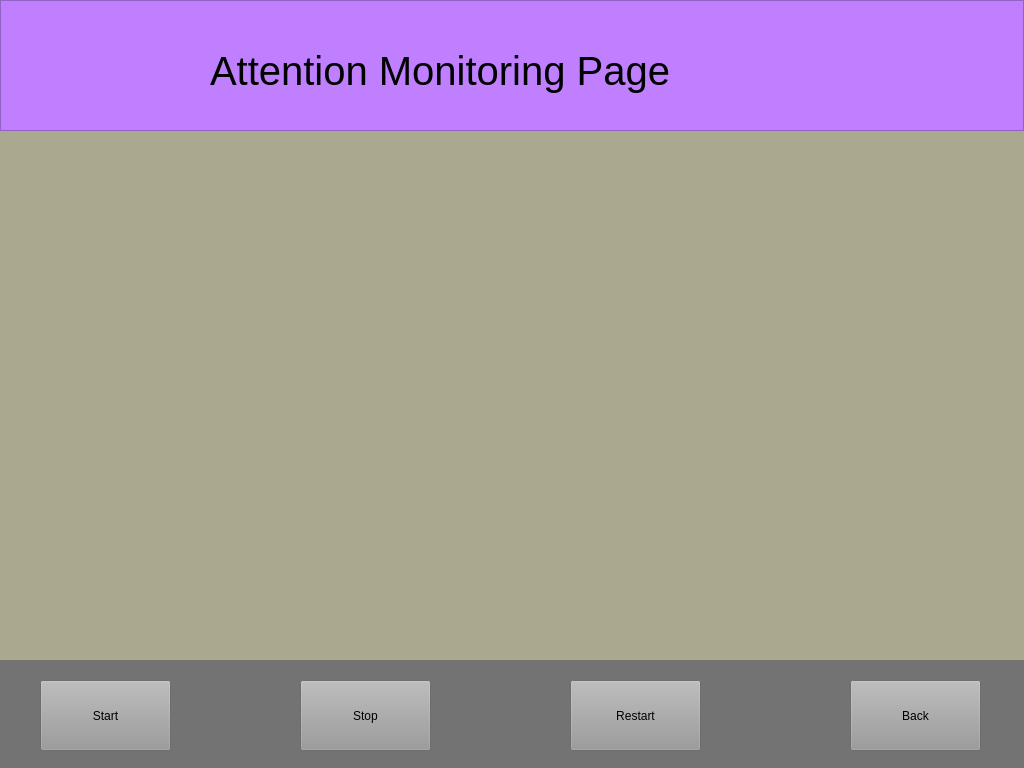
<?xml version="1.0" encoding="UTF-8"?>
<ui version="4.0">
 <class>dr_monitor</class>
 <widget class="QWidget" name="dr_monitor">
  <property name="geometry">
   <rect>
    <x>0</x>
    <y>0</y>
    <width>1024</width>
    <height>768</height>
   </rect>
  </property>
  <property name="windowTitle">
   <string>Form</string>
  </property>
  <property name="styleSheet">
   <string notr="true">background-color: rgb(170, 169, 143);</string>
  </property>
  <widget class="QwtPlot" name="qwtPlot">
   <property name="geometry">
    <rect>
     <x>30</x>
     <y>160</y>
     <width>971</width>
     <height>471</height>
    </rect>
   </property>
  </widget>
  <widget class="QFrame" name="frame">
   <property name="geometry">
    <rect>
     <x>0</x>
     <y>0</y>
     <width>1024</width>
     <height>131</height>
    </rect>
   </property>
   <property name="minimumSize">
    <size>
     <width>1011</width>
     <height>100</height>
    </size>
   </property>
   <property name="font">
    <font>
     <weight>75</weight>
     <italic>true</italic>
     <bold>true</bold>
     <underline>false</underline>
     <strikeout>false</strikeout>
    </font>
   </property>
   <property name="styleSheet">
    <string notr="true">background-color: rgb(191, 127, 255);</string>
   </property>
   <property name="locale">
    <locale language="Chinese" country="China"/>
   </property>
   <property name="frameShape">
    <enum>QFrame::StyledPanel</enum>
   </property>
   <property name="frameShadow">
    <enum>QFrame::Raised</enum>
   </property>
   <widget class="QLabel" name="label">
    <property name="geometry">
     <rect>
      <x>210</x>
      <y>30</y>
      <width>751</width>
      <height>81</height>
     </rect>
    </property>
    <property name="sizePolicy">
     <sizepolicy hsizetype="Preferred" vsizetype="Preferred">
      <horstretch>0</horstretch>
      <verstretch>0</verstretch>
     </sizepolicy>
    </property>
    <property name="font">
     <font>
      <pointsize>30</pointsize>
     </font>
    </property>
    <property name="text">
     <string>Attention Monitoring Page</string>
    </property>
   </widget>
  </widget>
  <widget class="QWidget" name="widget_2" native="true">
   <property name="geometry">
    <rect>
     <x>0</x>
     <y>660</y>
     <width>1024</width>
     <height>111</height>
    </rect>
   </property>
   <property name="styleSheet">
    <string notr="true">background-color: rgb(115, 115, 115);</string>
   </property>
   <widget class="QPushButton" name="start">
    <property name="geometry">
     <rect>
      <x>40</x>
      <y>20</y>
      <width>131</width>
      <height>71</height>
     </rect>
    </property>
    <property name="styleSheet">
     <string notr="true">font: 14pt &quot;Sans Serif&quot;;
background-color: rgb(153, 153, 153);</string>
    </property>
    <property name="text">
     <string>Start</string>
    </property>
   </widget>
   <widget class="QPushButton" name="stop">
    <property name="geometry">
     <rect>
      <x>300</x>
      <y>20</y>
      <width>131</width>
      <height>71</height>
     </rect>
    </property>
    <property name="styleSheet">
     <string notr="true">font: 14pt &quot;Sans Serif&quot;;
background-color: rgb(153, 153, 153);</string>
    </property>
    <property name="text">
     <string>Stop</string>
    </property>
   </widget>
   <widget class="QPushButton" name="restart">
    <property name="geometry">
     <rect>
      <x>570</x>
      <y>20</y>
      <width>131</width>
      <height>71</height>
     </rect>
    </property>
    <property name="styleSheet">
     <string notr="true">font: 14pt &quot;Sans Serif&quot;;
background-color: rgb(153, 153, 153);</string>
    </property>
    <property name="text">
     <string>Restart</string>
    </property>
   </widget>
   <widget class="QPushButton" name="back">
    <property name="geometry">
     <rect>
      <x>850</x>
      <y>20</y>
      <width>131</width>
      <height>71</height>
     </rect>
    </property>
    <property name="styleSheet">
     <string notr="true">font: 14pt &quot;Sans Serif&quot;;
background-color: rgb(153, 153, 153);</string>
    </property>
    <property name="text">
     <string>Back</string>
    </property>
   </widget>
  </widget>
 </widget>
 <customwidgets>
  <customwidget>
   <class>QwtPlot</class>
   <extends>QFrame</extends>
   <header>qwt_plot.h</header>
   <container>1</container>
  </customwidget>
 </customwidgets>
 <resources/>
 <connections/>
</ui>
